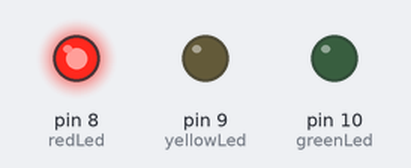
Recording of a sketch running on a simulated Arduino Uno, built with avr-gcc and run on an emulated ATmega328P. Shown: output pins drawn as LEDs (lit = HIGH).

Above: at 2.5 s.
At 6.0 s:
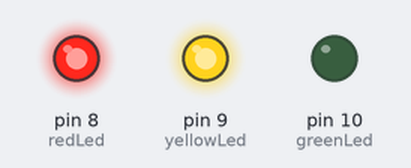
At 12.0 s:
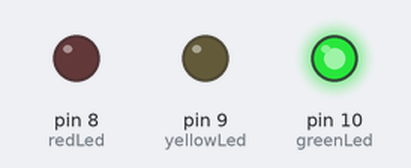
At 18.0 s:
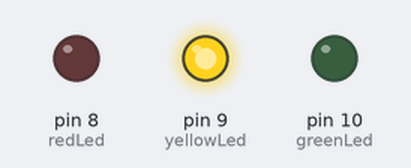
Timing chart, 0 to 24.7 s (numbered marks = the images above):
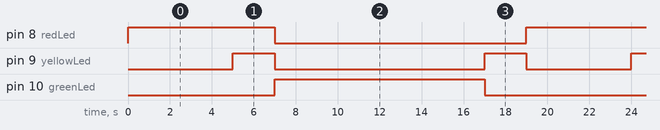

Measured:
- by itself, pin 8 (redLed): alternates HIGH for 7.0 s and LOW for 12.0 s
- by itself, pin 9 (yellowLed): repeats every 19.0 s: LOW 10.0 s, HIGH 2.0 s, LOW 5.0 s, HIGH 2.0 s
- by itself, pin 10 (greenLed): alternates HIGH for 10.0 s and LOW for 9.0 s

The sketch:

Bai1-II.ino
```cpp
int redLed = 8;
int yellowLed = 9;
int greenLed = 10;

void setup() {
  Serial.begin(9600);
  pinMode(redLed, OUTPUT);
  pinMode(yellowLed, OUTPUT);
  pinMode(greenLed, OUTPUT);
}

void loop() {
  digitalWrite(redLed, HIGH);
  delay(5000);

  digitalWrite(yellowLed, HIGH);
  delay(2000);
  digitalWrite(redLed, LOW);
  digitalWrite(yellowLed, LOW);

  digitalWrite(greenLed, HIGH);
  delay(10000);
  digitalWrite(greenLed, LOW);

  digitalWrite(yellowLed, HIGH);
  delay(2000);
  digitalWrite(yellowLed, LOW);
}
```
